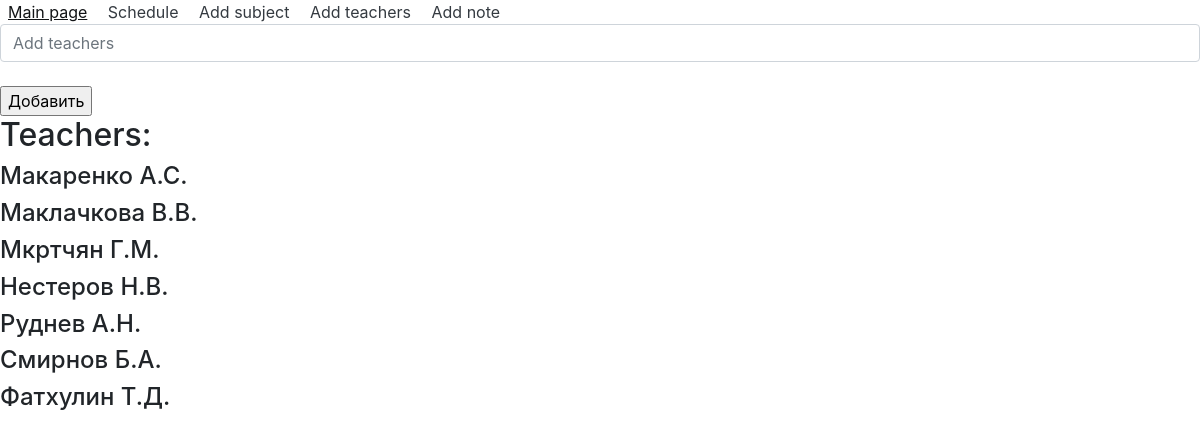
The app's page /TeachName with its own data.
### main.py (models this page shows, shortened)
class TeachName(db.Model):
    id = db.Column(db.Integer, primary_key=True)
    t_name = db.Column(db.String(100), nullable=False)

### main.py (the view)
@app.route('/TeachName', methods=['POST', 'GET'])
def Teachname():
    if request.method == "POST":
        t_name = request.form['t_name']
        if (t_name == ""):
            return "Произошла ошибка"
        teacher = TeachName(t_name = t_name)
        try:
            db.session.add(teacher)
            db.session.commit()
            return redirect('/TeachName')
        except:
            return "Произошла ошибка"
    else:
        teachers = TeachName.query.order_by(TeachName.t_name).all()
        return render_template("TeachName.html", teachers=teachers)

### templates/TeachName.html (shortened to what this page needs)
{% extends "base.html" %}
{% block body %}
<div>
<form action = "/TeachName" method ="post">
    <input type="text" name="t_name" id="t_name" class="form-control" placeholder="Add teachers"><br>
    <input type="submit"  value="Добавить"><br>
    <h2>Teachers: </h2>
    {% for el in teachers %}
        <h4>{{ el.t_name }}</h4>
    {% endfor %}
</form>
</div>
{% endblock %}

### records on screen
TeachName: t_name "Макаренко А.С."
TeachName: t_name "Маклачкова В.В."
TeachName: t_name "Мкртчян Г.М."
TeachName: t_name "Нестеров Н.В."
TeachName: t_name "Руднев А.Н."
TeachName: t_name "Смирнов Б.А."
TeachName: t_name "Фатхулин Т.Д."
